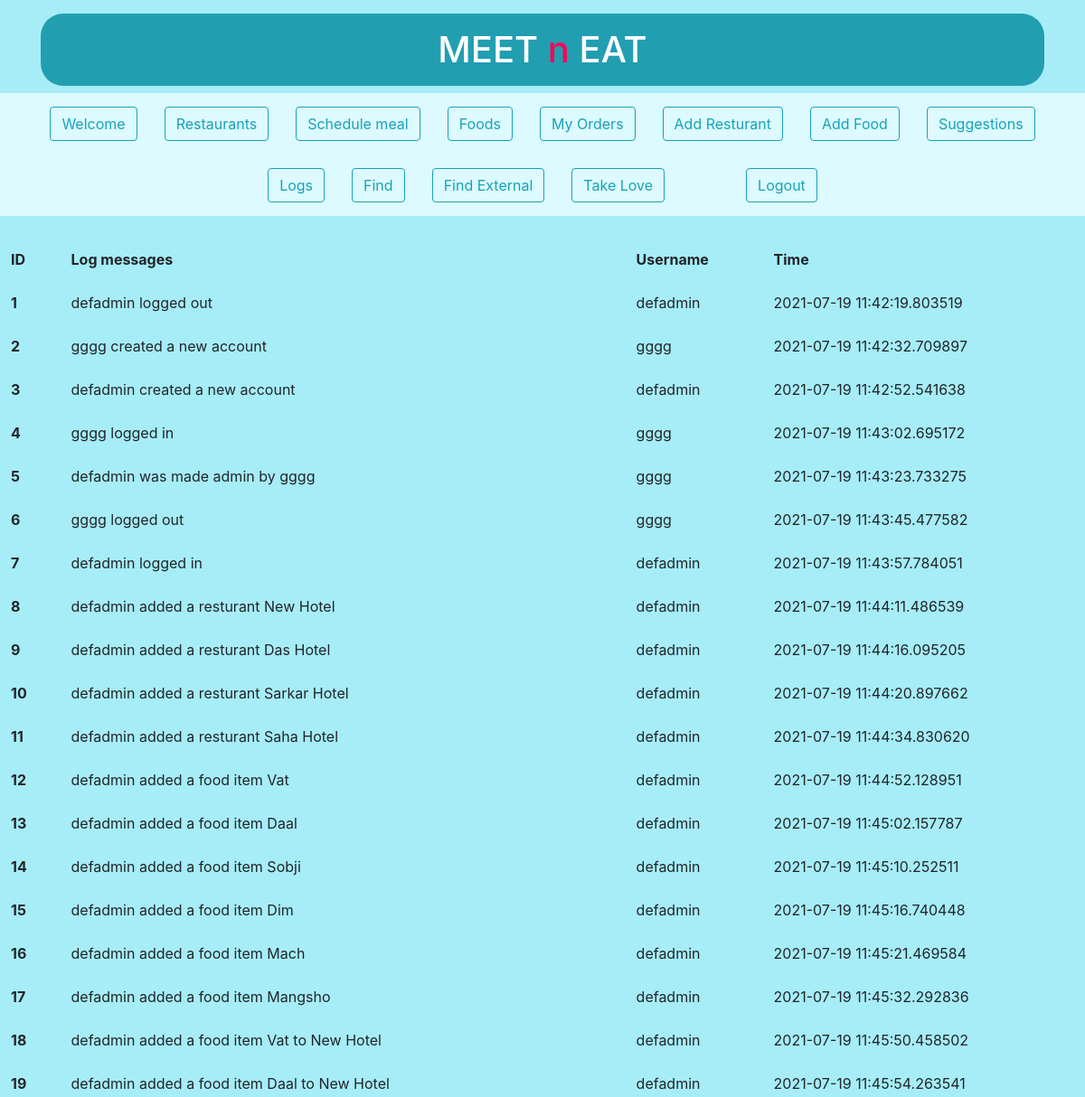
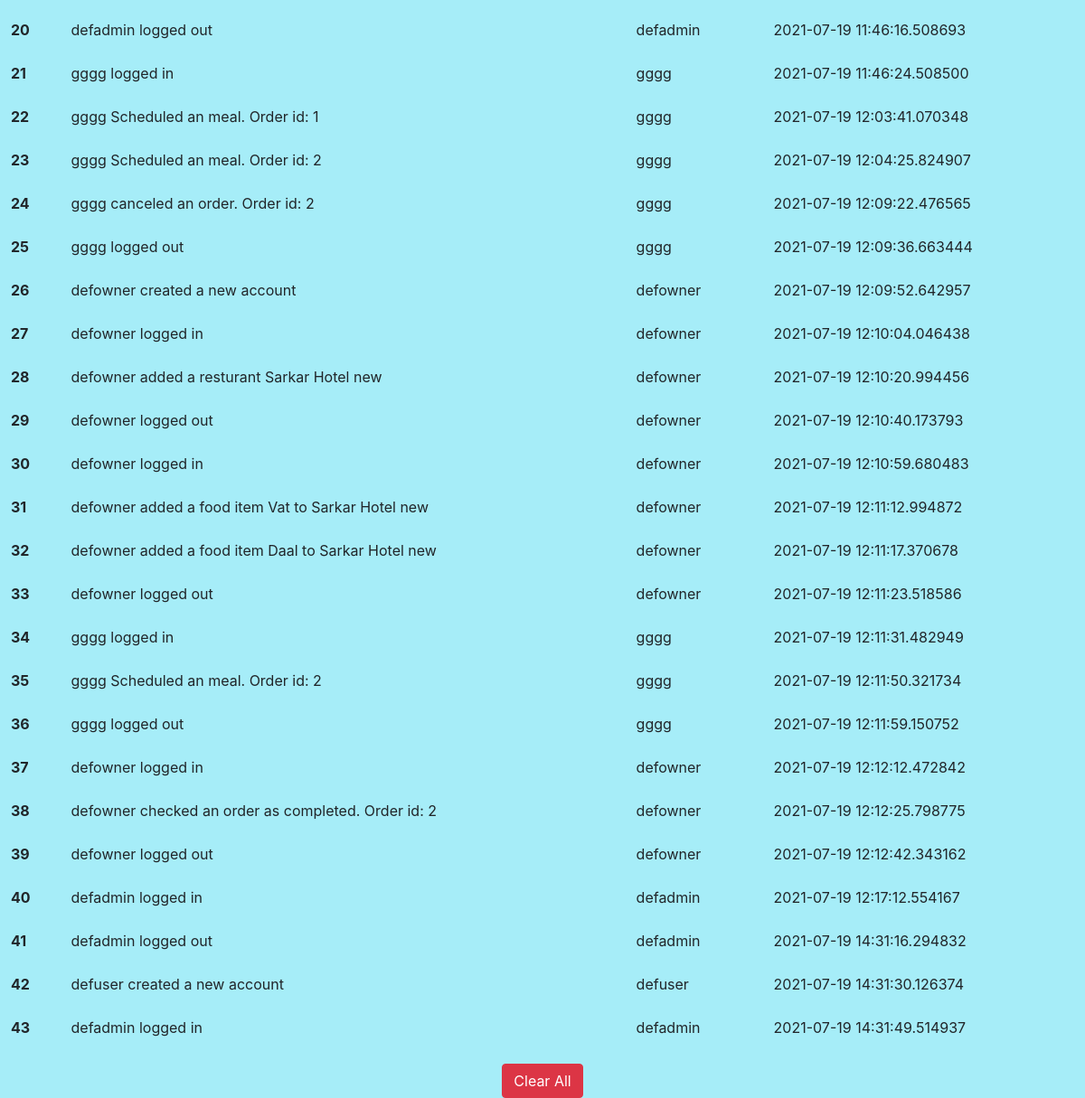
/logs (signed in), run on the app's committed database (2 pictures, top to bottom).
### app.py (models this page shows)
class Logs(db.Model):
    log_id = db.Column(db.Integer, primary_key=True)
    log_msg = db.Column(db.String, nullable=True)
    username = db.Column(db.String, nullable=True)
    log_time = db.Column(db.DateTime, nullable=True)

### app.py (the view)
@app.route("/logs")
@login_required
@admin_required
def all_activities():
    logs = Logs.query.all()
    return render_template("logs.html", logs=logs)

### app.py (called while the page is built)
def login_required(f):
    @wraps(f)
    def decorated_function(*args, **kwargs):
        if not 'user' in session:
            flash('You need to login first :(')
            return redirect(url_for('login', next=request.url))
        return f(*args, **kwargs)
    return decorated_function

def admin_required(f):
    @wraps(f)
    def decorated_function(*args, **kwargs):
        username = session['username']
        check_user = users.query.filter_by(username=username).first()
        if check_user.is_admin == True:
            return f(*args, **kwargs)
        else:
            flash("Sorry you are not an admin :(")
            return redirect("/home")
    return decorated_function

### templates/logs.html (shortened to what this page needs)
{% extends 'base.html' %}
  {% block ttl2bd %}
  <table class="table table-borderless">
    <thead>
        <tr>
          <th scope="col">ID</th>
          <th scope="col">Log messages</th>
          <th scope="col">Username</th>
          <th scope="col">Time</th>
        </tr>
      </thead>
      <tbody>
            {% for i in logs %}
                <tr>
                    <th scope="row">{{loop.index}}</th>
                    <td>{{i.log_msg}}</td>
                    <td>{{i.username}}</td>
                    <td>{{i.log_time}}</td>
                </tr>
            {% endfor %}
          </tbody>
        </table>
        <div class="container text-center my-9">
          <a class="btn btn-danger" href="/clear_logs">Clear All</a>
        </div>
  {% endblock ttl2bd %}

### data on the page
Logs: log_msg "defadmin logged out", username "defadmin", log_time "2021-07-19 11:42:19.803519"
Logs: log_msg "gggg created a new account", username "gggg", log_time "2021-07-19 11:42:32.709897"
Logs: log_msg "defadmin created a new account", username "defadmin", log_time "2021-07-19 11:42:52.541638"
Logs: log_msg "gggg logged in", username "gggg", log_time "2021-07-19 11:43:02.695172"
Logs: log_msg "defadmin was made admin by gggg", username "gggg", log_time "2021-07-19 11:43:23.733275"
Logs: log_msg "gggg logged out", username "gggg", log_time "2021-07-19 11:43:45.477582"
Logs: log_msg "defadmin logged in", username "defadmin", log_time "2021-07-19 11:43:57.784051"
Logs: log_msg "defadmin added a resturant New Hotel", username "defadmin", log_time "2021-07-19 11:44:11.486539"
Logs: log_msg "defadmin added a resturant Das Hotel", username "defadmin", log_time "2021-07-19 11:44:16.095205"
Logs: log_msg "defadmin added a resturant Sarkar Hotel", username "defadmin", log_time "2021-07-19 11:44:20.897662"
Logs: log_msg "defadmin added a resturant Saha Hotel", username "defadmin", log_time "2021-07-19 11:44:34.830620"
Logs: log_msg "defadmin added a food item Vat", username "defadmin", log_time "2021-07-19 11:44:52.128951"
Logs: log_msg "defadmin added a food item Daal", username "defadmin", log_time "2021-07-19 11:45:02.157787"
Logs: log_msg "defadmin added a food item Sobji", username "defadmin", log_time "2021-07-19 11:45:10.252511"
Logs: log_msg "defadmin added a food item Dim", username "defadmin", log_time "2021-07-19 11:45:16.740448"
Logs: log_msg "defadmin added a food item Mach", username "defadmin", log_time "2021-07-19 11:45:21.469584"
Logs: log_msg "defadmin added a food item Mangsho", username "defadmin", log_time "2021-07-19 11:45:32.292836"
Logs: log_msg "defadmin added a food item Vat to New Hotel", username "defadmin", log_time "2021-07-19 11:45:50.458502"
Logs: log_msg "defadmin added a food item Daal to New Hotel", username "defadmin", log_time "2021-07-19 11:45:54.263541"
Logs: log_msg "defadmin logged out", username "defadmin", log_time "2021-07-19 11:46:16.508693"
Logs: log_msg "gggg logged in", username "gggg", log_time "2021-07-19 11:46:24.508500"
Logs: log_msg "gggg Scheduled an meal. Order id: 1", username "gggg", log_time "2021-07-19 12:03:41.070348"
Logs: log_msg "gggg Scheduled an meal. Order id: 2", username "gggg", log_time "2021-07-19 12:04:25.824907"
Logs: log_msg "gggg canceled an order. Order id: 2", username "gggg", log_time "2021-07-19 12:09:22.476565"
Logs: log_msg "gggg logged out", username "gggg", log_time "2021-07-19 12:09:36.663444"
Logs: log_msg "defowner created a new account", username "defowner", log_time "2021-07-19 12:09:52.642957"
Logs: log_msg "defowner logged in", username "defowner", log_time "2021-07-19 12:10:04.046438"
Logs: log_msg "defowner added a resturant Sarkar Hotel new", username "defowner", log_time "2021-07-19 12:10:20.994456"
Logs: log_msg "defowner logged out", username "defowner", log_time "2021-07-19 12:10:40.173793"
Logs: log_msg "defowner logged in", username "defowner", log_time "2021-07-19 12:10:59.680483"
Logs: log_msg "defowner added a food item Vat to Sarkar Hotel new", username "defowner", log_time "2021-07-19 12:11:12.994872"
Logs: log_msg "defowner added a food item Daal to Sarkar Hotel new", username "defowner", log_time "2021-07-19 12:11:17.370678"
Logs: log_msg "defowner logged out", username "defowner", log_time "2021-07-19 12:11:23.518586"
Logs: log_msg "gggg logged in", username "gggg", log_time "2021-07-19 12:11:31.482949"
Logs: log_msg "gggg Scheduled an meal. Order id: 2", username "gggg", log_time "2021-07-19 12:11:50.321734"
Logs: log_msg "gggg logged out", username "gggg", log_time "2021-07-19 12:11:59.150752"
Logs: log_msg "defowner logged in", username "defowner", log_time "2021-07-19 12:12:12.472842"
Logs: log_msg "defowner checked an order as completed. Order id: 2", username "defowner", log_time "2021-07-19 12:12:25.798775"
Logs: log_msg "defowner logged out", username "defowner", log_time "2021-07-19 12:12:42.343162"
Logs: log_msg "defadmin logged in", username "defadmin", log_time "2021-07-19 12:17:12.554167"
Logs: log_msg "defadmin logged out", username "defadmin", log_time "2021-07-19 14:31:16.294832"
Logs: log_msg "defuser created a new account", username "defuser", log_time "2021-07-19 14:31:30.126374"
Logs: log_msg "defadmin logged in", username "defadmin", log_time "2021-07-19 14:31:49.514937"
